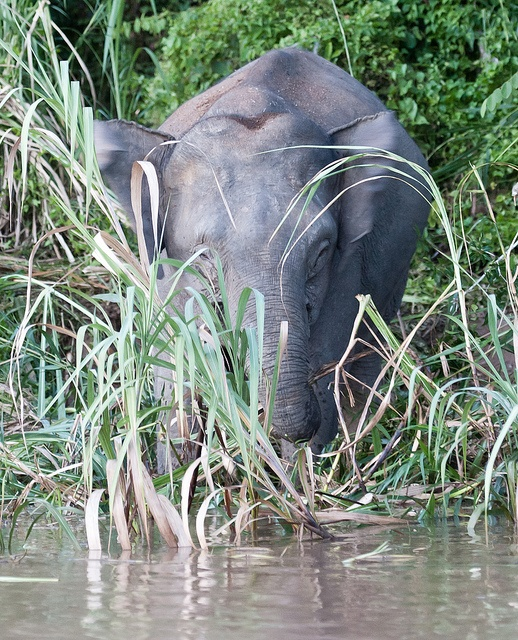
#> input picture training_dataset/image/1.png, 518 x 640 px; its folder holds only this picture in this run
$ python preprocess.py   (older library calls are emulated)
#> lines starting #> are read from the running program, lines starting #| are printed output that depends on the picture; after the words box and inside, x2 and y2 are one past the last pixel; in counts of white or black regions, pixels touching at a corner belong together
#> in preprocess_for_water, image is the input picture: shape (640, 518, 3); mean B, G, R 126.8, 136.9, 125
import cv2
import numpy as np
import os
from torchvision import transforms
import scipy.ndimage as ndi
import matplotlib.pyplot as plt

def enhance_water_features(image, debug=False):
    """
    Advanced color-preserving preprocessing pipeline for water surface segmentation.

    Parameters:
    -----------
    image : numpy.ndarray
        Input image opened with cv2.imread()
    debug : bool, optional
        If True, will display intermediate processing steps

    Returns:
    --------
    tuple
        (enhanced_image, enhanced_mask)
        enhanced_image: Color image with enhanced features
        enhanced_mask: Grayscale segmentation-ready mask
    """
#> called with debug = False
    # Ensure input is a valid image
    if image is None or image.size == 0:
        raise ValueError("Invalid input image")
    b,g,r = cv2.split(image)
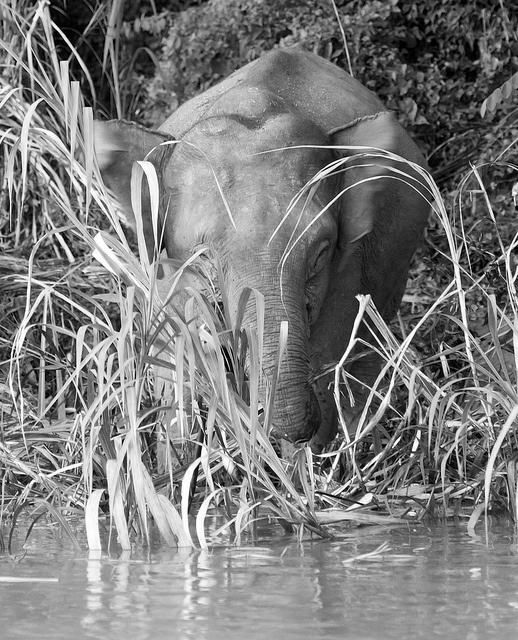
#> r: shape (640, 518); min 0, max 255, mean 125
    b_avg = cv2.mean(b)[0]
#> b_avg = 126.8
    g_avg = cv2.mean(g)[0]
#> g_avg = 136.9
    r_avg = cv2.mean(r)[0]
#> r_avg = 125
    avg = (b_avg + g_avg + r_avg ) / 3.0
#> avg = 129.6
    b_k = avg/b_avg
#> b_k = 1.02
    g_k = avg/g_avg
#> g_k = 0.947
    r_k = avg/r_avg
#> r_k = 1.04
    b = (b*b_k).clip(0, 255)
    g = (g*g_k).clip(0, 255)
    r = (r*r_k).clip(0, 255)
    image = cv2.merge([b, g, r]).astype(np.uint8)
    # Convert BGR to RGB (cv2 uses BGR by default)
    img_rgb = cv2.cvtColor(image, cv2.COLOR_BGR2RGB)

    # Convert to different color spaces
    img_hsv = cv2.cvtColor(image, cv2.COLOR_BGR2HSV)
#> img_hsv: shape (640, 518, 3); mean H, S, V 101.5, 53.5, 141.8
    img_lab = cv2.cvtColor(image, cv2.COLOR_BGR2LAB)
#> img_lab: shape (640, 518, 3); mean of channels 0, 1, 2 136, 128, 128.4

    # Separate channels
    h, s, v = cv2.split(img_hsv)
    l, a, b = cv2.split(img_lab)

    # Debug: original image
    if debug:
        plt.figure(figsize=(15,10))
        plt.subplot(3,3,1)
        plt.title('Original Image')
        plt.imshow(img_rgb)
        plt.axis('off')

    # 1. Color-Aware Contrast Enhancement
    # CLAHE on Value and Lightness channels
    clahe = cv2.createCLAHE(clipLimit=2.0, tileGridSize=(8,8))
    v_enhanced = clahe.apply(v)
    l_enhanced = clahe.apply(l)

    # Debug: CLAHE enhanced channels
    if debug:
        plt.subplot(3,3,2)
        plt.title('CLAHE V Channel')
        plt.imshow(v_enhanced, cmap='gray')
        plt.axis('off')

        plt.subplot(3,3,3)
        plt.title('CLAHE L Channel')
        plt.imshow(l_enhanced, cmap='gray')
        plt.axis('off')

    # 2. Color-Based Water Surface Detection
    # Use color differences and saturation to highlight water
    water_mask = np.zeros_like(s)

    # Adaptive thresholding on saturation and color channels
    _, sat_thresh = cv2.threshold(s, 0, 255, cv2.THRESH_BINARY_INV + cv2.THRESH_OTSU)
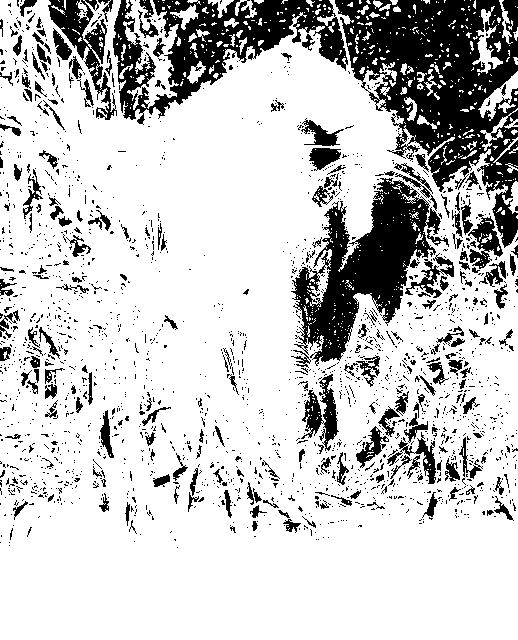
#> sat_thresh: shape (640, 518); 78.4% white; 1969 black regions (1746 under 20 px), largest, box (x1, y1, x2, y2) and area: (335, 0, 518, 248) 21110, (291, 178, 441, 366) 11694, (113, 0, 348, 125) 10895
    b, _, _ = cv2.split(image)
    _, blue_thresh = cv2.threshold(b, 0, 255, cv2.THRESH_BINARY + cv2.THRESH_OTSU)
#> blue_thresh: shape (640, 518); 53.5% white; 1512 black regions (1272 under 20 px), largest, box (x1, y1, x2, y2) and area: (334, 0, 518, 316) 29636, (266, 154, 455, 497) 25828, (211, 371, 507, 621) 20251

    # Combine thresholds
    water_mask = cv2.bitwise_and(sat_thresh, blue_thresh)
#> water_mask: shape (640, 518); 53.3% white; 1511 black regions (1272 under 20 px), largest, box (x1, y1, x2, y2) and area: (334, 0, 518, 316) 29876, (266, 154, 455, 497) 25873, (211, 371, 507, 621) 20292

    # Debug: color-based masks
    if debug:
        plt.subplot(3,3,4)
        plt.title('Saturation Threshold')
        plt.imshow(sat_thresh, cmap='gray')
        plt.axis('off')

        plt.subplot(3,3,5)
        plt.title('Blue Channel Threshold')
        plt.imshow(blue_thresh, cmap='gray')
        plt.axis('off')

        plt.subplot(3,3,6)
        plt.title('Combined Water Mask')
        plt.imshow(water_mask, cmap='gray')
        plt.axis('off')

    # 3. Gradient and Edge Enhancement
    # Sobel operators on enhanced lightness channel
    sobelx = cv2.Sobel(l_enhanced, cv2.CV_64F, 1, 0, ksize=3)
    sobely = cv2.Sobel(l_enhanced, cv2.CV_64F, 0, 1, ksize=3)
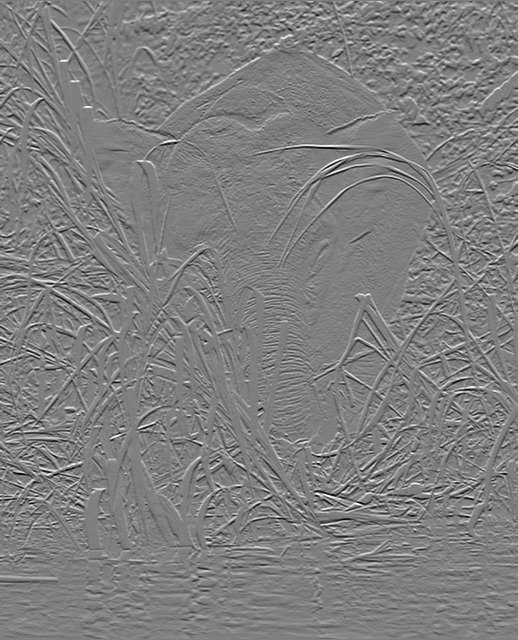
#> sobely: shape (640, 518) float64; min -1011, max 1014, mean 0.5; drawn with min black and max white

    # Compute gradient magnitude
    gradient_magnitude = np.sqrt(sobelx**2 + sobely**2)
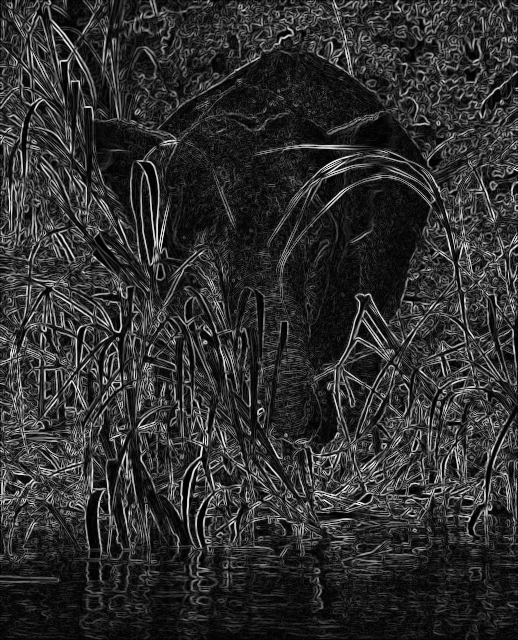
#> gradient_magnitude: shape (640, 518) float64; min 0, max 1092.6, mean 203.4; drawn with min black and max white
    gradient_magnitude = cv2.normalize(gradient_magnitude, None, 0, 255, cv2.NORM_MINMAX, dtype=cv2.CV_8U)

    # 4. Morphological Operations
    # Enhance water surface features
    kernel = np.ones((3,3), np.uint8)
    water_mask_processed = cv2.morphologyEx(water_mask, cv2.MORPH_CLOSE, kernel)
#> water_mask_processed: shape (640, 518); 60% white; 469 black regions (168 under 20 px), largest, box (x1, y1, x2, y2) and area: (334, 0, 518, 280) 27864, (269, 160, 454, 458) 23218, (112, 0, 350, 128) 15724
    water_mask_processed = cv2.morphologyEx(water_mask_processed, cv2.MORPH_OPEN, kernel)
#> water_mask_processed: shape (640, 518); 57.7% white; 261 black regions (89 under 20 px), largest, box (x1, y1, x2, y2) and area: (112, 0, 518, 474) 74292, (334, 296, 489, 584) 18202, (48, 0, 118, 121) 5150

    # 5. Combine Masks
    enhanced_mask = cv2.addWeighted(
        water_mask_processed, 0.6,
        gradient_magnitude, 0.4,
        0
    )
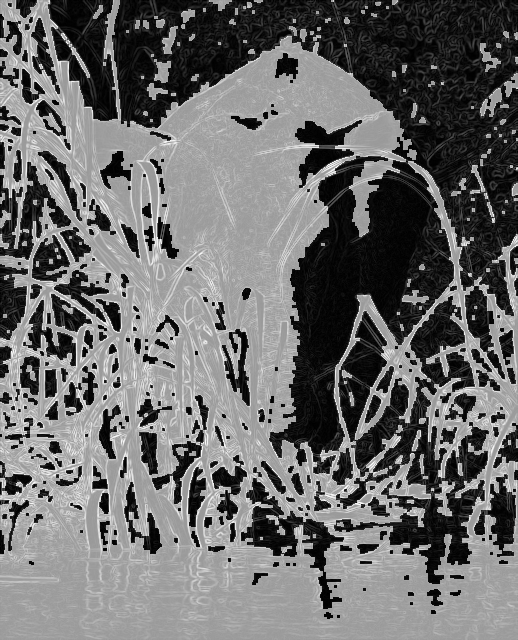
#> enhanced_mask: shape (640, 518); min 0, max 255, mean 107.3

    # Normalize mask
    enhanced_mask = cv2.normalize(
        enhanced_mask,
        None,
        0, 255,
        cv2.NORM_MINMAX,
        dtype=cv2.CV_8U
    )

    # 6. Color-Preserved Enhancement
    # Reconstruct enhanced color image
    img_hsv_enhanced = cv2.merge([h, s, v_enhanced])
#> img_hsv_enhanced: shape (640, 518, 3); mean H, S, V 101.5, 53.5, 133.5
    img_rgb_enhanced = cv2.cvtColor(img_hsv_enhanced, cv2.COLOR_HSV2RGB)


    # Debug: final results
    if debug:
        plt.subplot(3,3,7)
        plt.title('Enhanced Mask')
        plt.imshow(enhanced_mask)
        plt.axis('off')

        plt.subplot(3,3,8)
        plt.title('Enhanced Color Image')
        plt.imshow(img_rgb_enhanced)
        plt.axis('off')

        plt.tight_layout()


    _, final_mask = cv2.threshold(enhanced_mask, 127, 255, cv2.THRESH_BINARY)

    # 2. Apply mask to the enhanced image
    # Option A: Direct masking for water region emphasis
    masked_enhancement = cv2.bitwise_and(img_rgb_enhanced, img_rgb_enhanced, mask=final_mask)
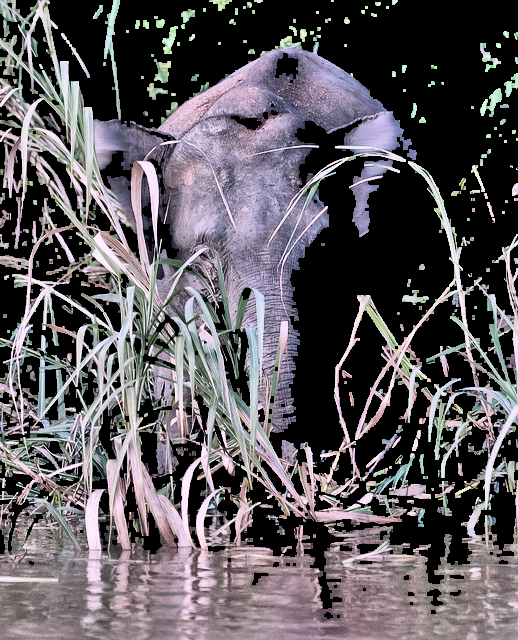
#> masked_enhancement: shape (640, 518, 3); mean R, G, B 91.6, 86.8, 92

    # Option B: Blend the masked region with original for subtle enhancement
    alpha = 0.7  # Adjust this value to control enhancement strength
    mask_3ch = cv2.cvtColor(final_mask, cv2.COLOR_GRAY2RGB) / 255.0
#> mask_3ch: shape (640, 518, 3) float64; mean H, S, V 0.577, 0.577, 0.577
    blended_result = (img_rgb_enhanced * alpha * mask_3ch +
                     img_rgb * (1 - alpha * mask_3ch))
    blended_result = np.uint8(blended_result)

    # 3. Feature Enhancement in masked regions
    # Enhance blue channel in water regions
    b, g, r = cv2.split(img_rgb)
    b_enhanced = cv2.addWeighted(
        b, 1.2,  # Increase blue channel intensity
        np.zeros_like(b), 0,
        5  # Add slight brightness
    )

    # Only apply enhancement in masked regions
    b_final = np.where(final_mask == 255, b_enhanced, b)
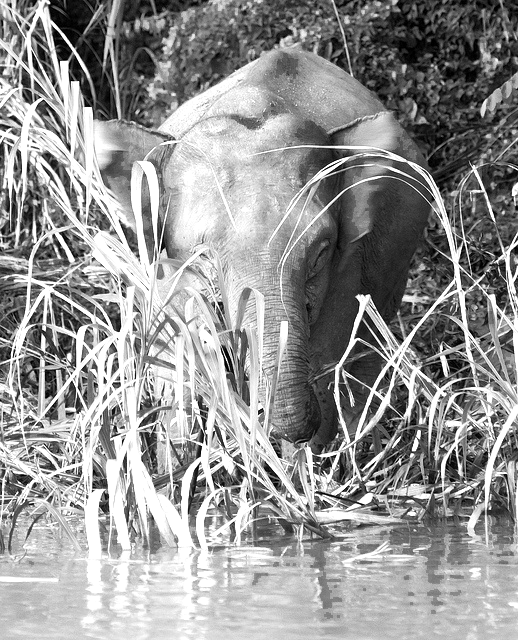
#> b_final: shape (640, 518); min 0, max 255, mean 148.5

    # Reconstruct the image with enhanced water features
    result = cv2.merge([b_final, g, r])
#> result: shape (640, 518, 3); mean H, S, V 148.5, 129, 129

    # Debug visualization
    if debug:
        plt.subplot(3,3,7)
        plt.title('Enhanced Mask')
        plt.imshow(enhanced_mask, cmap='gray')
        plt.axis('off')

        plt.subplot(3,3,8)
        plt.title('Masked Enhancement')
        plt.imshow(cv2.cvtColor(masked_enhancement, cv2.COLOR_BGR2RGB))
        plt.axis('off')

        plt.subplot(3,3,9)
        plt.title('Final Result')
        plt.imshow(result)
        plt.axis('off')

        plt.tight_layout()
        plt.show()

    return cv2.cvtColor(result, cv2.COLOR_RGB2BGR)
#> returned value: shape (640, 518, 3); mean H, S, V 129, 129, 148.5

def preprocess_for_water(image_path):
    """
    Complete preprocessing pipeline for water segmentation

    Args:
        image_path: Path to input image
    Returns:
        processed_image: Image ready for UNet input
    """
    # Read image
    image = cv2.imread(image_path)
    if image is None:
        raise ValueError(f"Could not read image at {image_path}")
    print(f"processing {image_path}")
    # Apply water-focused enhancement
    processed = enhance_water_features(image)

    return processed


if __name__ == "__main__":
    input_dir = 'training_dataset/image'  # Directory containing images to predict
    output_dir = 'training_dataset/preprocessed'  # Directory to save predictions
    os.makedirs(output_dir, exist_ok=True)
    image_files = [f for f in os.listdir(input_dir)]
    for image_path in image_files:
      processed = preprocess_for_water(os.path.join(input_dir, image_path))
      cv2.imwrite(os.path.join(output_dir, f"{os.path.splitext(image_path)[0]}.png"), processed)
    input_dir = 'testing_dataset/image'  # Directory containing images to predict
    output_dir = 'testing_dataset/preprocessed'  # Directory to save predictions
    predict_dir = 'testing_dataset/output'
    os.makedirs(output_dir, exist_ok=True)
    image_files = [f for f in os.listdir(input_dir)]
    for image_path in image_files:
      processed = preprocess_for_water(os.path.join(input_dir, image_path))
      cv2.imwrite(os.path.join(output_dir, f"{os.path.splitext(image_path)[0]}.png"), processed)

$ run again, on training_dataset/image/13.png
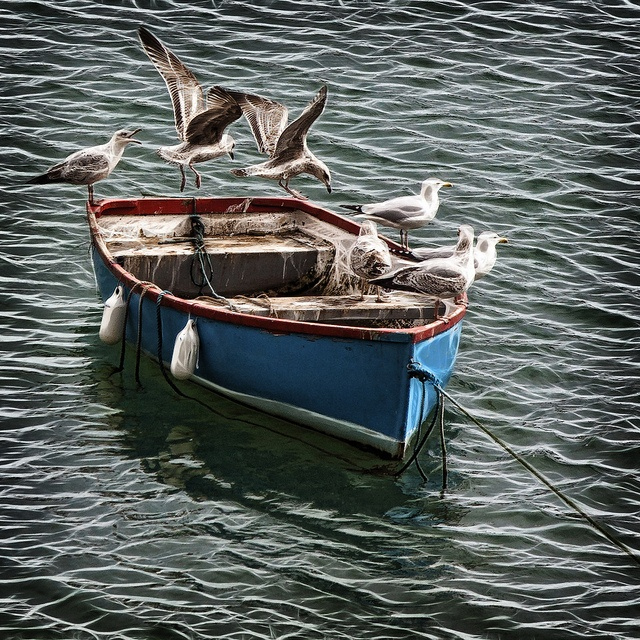
#> input picture training_dataset/image/13.png, 640 x 640 px
#> in preprocess_for_water, image is the input picture: shape (640, 640, 3); mean B, G, R 95.6, 98, 92.1
#> b_avg = 95.56
#> g_avg = 98.05
#> r_avg = 92.12
#> avg = 95.24
#> b_k = 0.997
#> g_k = 0.971
#> r_k = 1.03
#> img_hsv: shape (640, 640, 3); mean H, S, V 81.2, 45.5, 101.2
#> img_lab: shape (640, 640, 3); mean of channels 0, 1, 2 99.5, 128.1, 128.3
#> in enhance_water_features, `_, sat_thresh = cv2.threshold(s, 0, 255, cv2.THRESH_BINARY_INV + cv2.T..`:
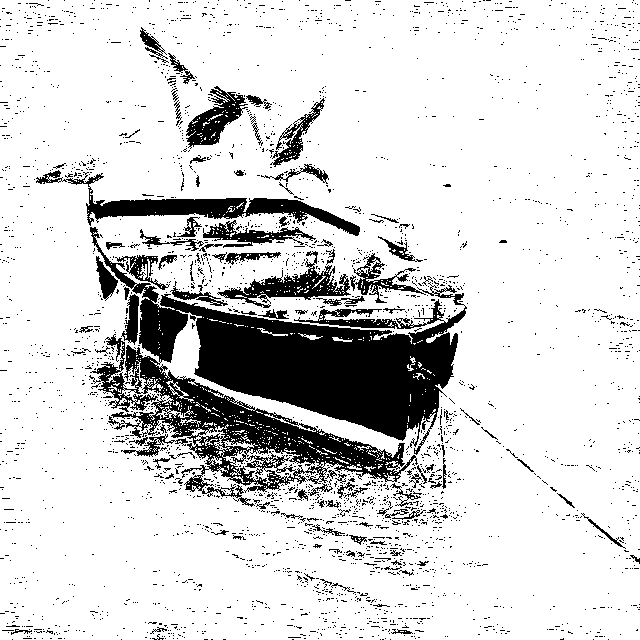
#> sat_thresh: shape (640, 640); 84% white; 2938 black regions (2827 under 20 px), largest, box (x1, y1, x2, y2) and area: (89, 227, 467, 507) 39283, (36, 170, 360, 236) 4416, (217, 251, 351, 308) 2196
#> blue_thresh: shape (640, 640); 32.9% white; 1438 white regions (1320 under 20 px), largest, box (x1, y1, x2, y2) and area: (0, 0, 640, 442) 81297, (0, 485, 640, 640) 15643, (436, 453, 581, 518) 3195
#> water_mask: shape (640, 640); 32.2% white; 1454 white regions (1336 under 20 px), largest, box (x1, y1, x2, y2) and area: (0, 0, 640, 442) 79392, (0, 485, 640, 640) 15643, (436, 453, 581, 518) 3195
#> img_hsv_enhanced: shape (640, 640, 3); mean H, S, V 81.2, 45.5, 118.7
#> mask_3ch: shape (640, 640, 3) float64; mean H, S, V 0.362, 0.362, 0.362
#> in enhance_water_features, `b_final = np.where(final_mask == 255, b_enhanced, b)`:
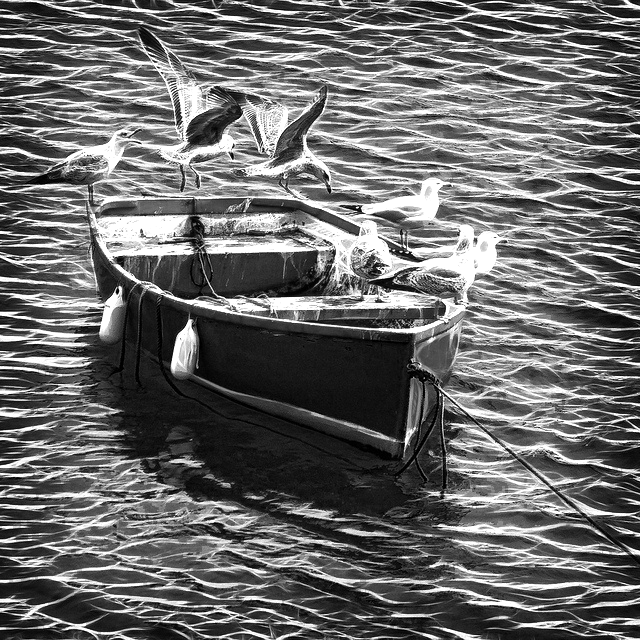
#> b_final: shape (640, 640); min 0, max 255, mean 106.1
#> result: shape (640, 640, 3); mean H, S, V 106.1, 94.7, 94.6

$ run again, on training_dataset/image/14.png
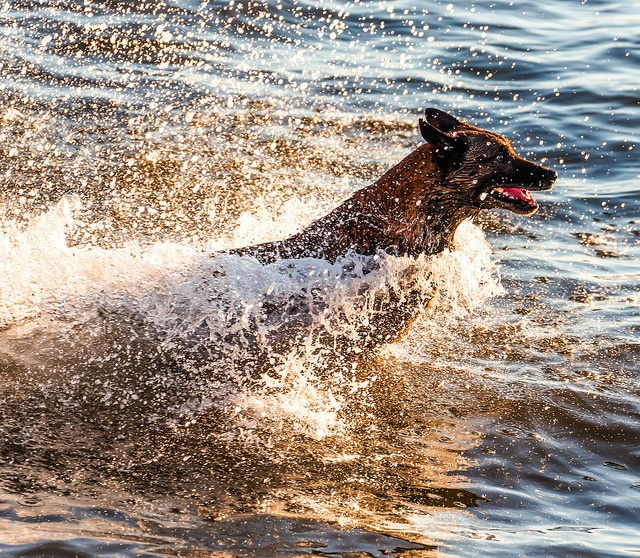
#> input picture training_dataset/image/14.png, 640 x 558 px
#> in preprocess_for_water, image is the input picture: shape (558, 640, 3); mean B, G, R 134, 144.5, 157.6
#> b_avg = 134
#> g_avg = 144.5
#> r_avg = 157.6
#> avg = 145.3
#> b_k = 1.09
#> g_k = 1.01
#> r_k = 0.923
#> img_hsv: shape (558, 640, 3); mean H, S, V 65, 62.8, 160.5
#> img_lab: shape (558, 640, 3); mean of channels 0, 1, 2 151, 129.1, 128.7
#> in enhance_water_features, `_, sat_thresh = cv2.threshold(s, 0, 255, cv2.THRESH_BINARY_INV + cv2.T..`:
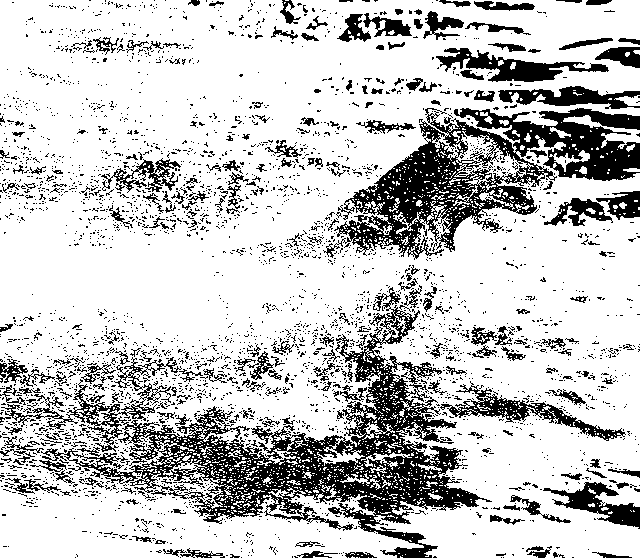
#> sat_thresh: shape (558, 640); 77.8% white; 3438 black regions (3196 under 20 px), largest, box (x1, y1, x2, y2) and area: (1, 287, 492, 558) 26220, (323, 108, 640, 260) 17057, (436, 48, 609, 82) 2178
#> blue_thresh: shape (558, 640); 54.1% white; 2009 black regions (1833 under 20 px), largest, box (x1, y1, x2, y2) and area: (0, 265, 640, 558) 93480, (277, 108, 640, 276) 24424, (0, 126, 219, 234) 6862
#> water_mask: shape (558, 640); 51.1% white; 1942 black regions (1769 under 20 px), largest, box (x1, y1, x2, y2) and area: (0, 265, 640, 558) 95386, (277, 108, 640, 276) 29633, (0, 126, 219, 234) 6862
#> img_hsv_enhanced: shape (558, 640, 3); mean H, S, V 65, 62.8, 140.1
#> mask_3ch: shape (558, 640, 3) float64; mean H, S, V 0.603, 0.603, 0.603
#> in enhance_water_features, `b_final = np.where(final_mask == 255, b_enhanced, b)`:
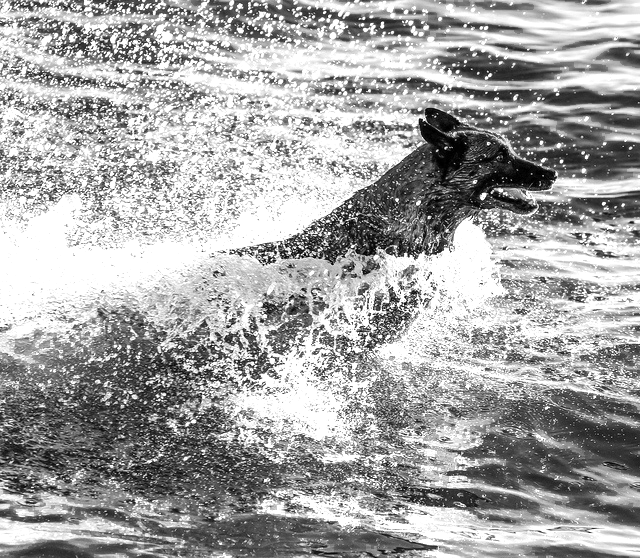
#> b_final: shape (558, 640); min 0, max 255, mean 165.2
#> result: shape (558, 640, 3); mean H, S, V 165.2, 144.9, 144.6
